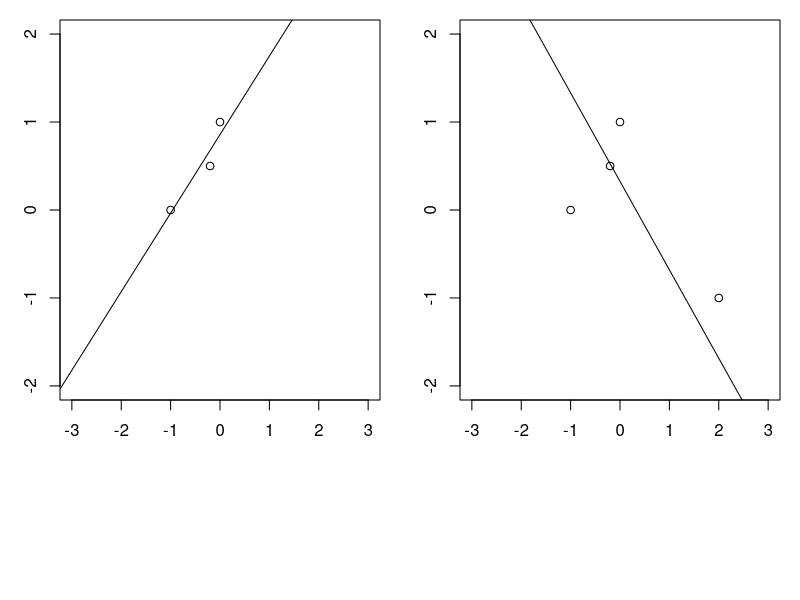
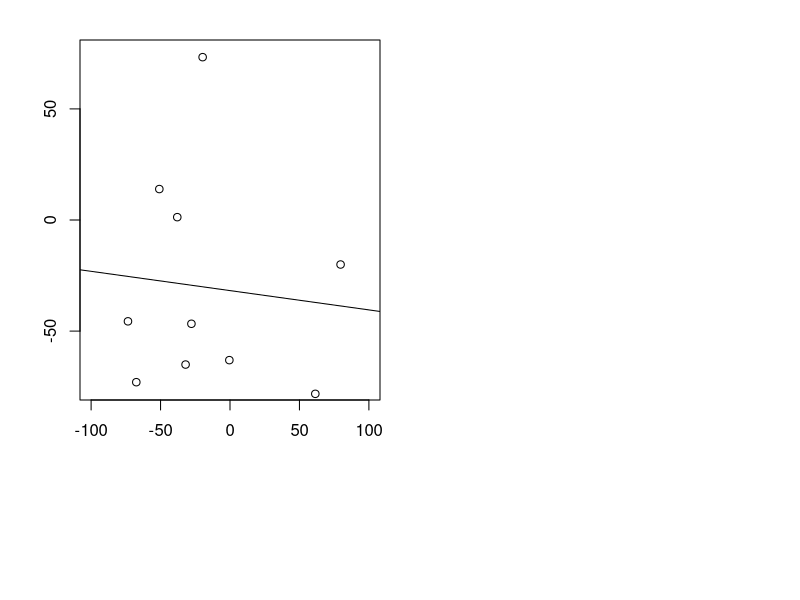

Reproduce these figures in R, in order.
## ---- chunk 1
knitr::opts_chunk$set(echo = FALSE)
## ---- chunk 2
par(mfrow=c(1,2), mar = c(4,3,1,1), oma = c(6,0,0,0))
x=c(-1,-0.2,0,2); y=c(0,0.5,1,-1)
plot(x[1:3],y[1:3],xlim=c(-3,3),ylim=c(-2,2),
     xlab="",ylab="")
abline(lm(y[1:3]~x[1:3]))
plot(x,y,xlim=c(-3,3),ylim=c(-2,2),
     xlab="",ylab="")
abline(lm(x~y))

## ---- chunk 3
set.seed(153); data = runif(20,-80,80);
x = data[1:10]; y = data[11:20]
par(mar= c(4,4,2,1))
plot(x, y, xlab = "", ylab = "", main = "",
                 xlim = c(-100, 100), ylim = c(-75, 75))
abline(lm(y~x))
